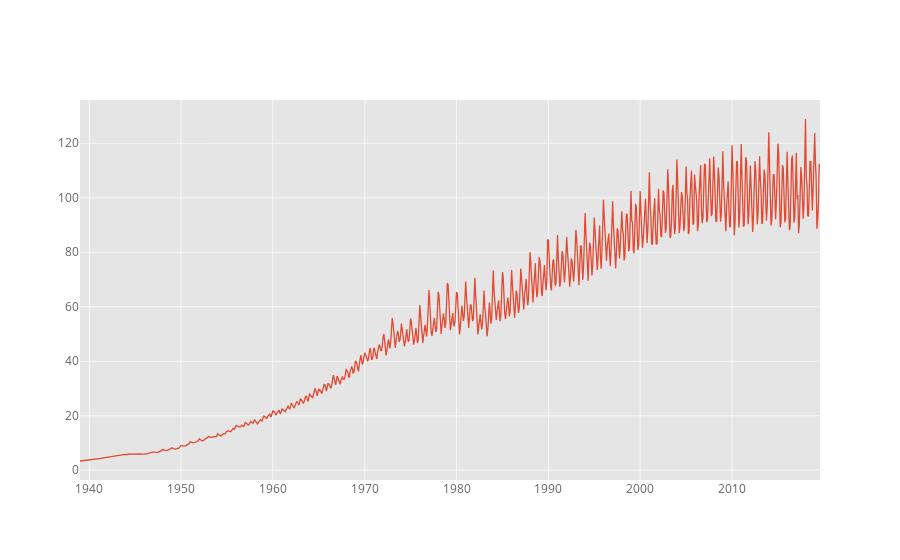

This figure's notebook cell:
### Code cell
result.observed.iplot()

### Figure 1 — Plotly figure (JSON) as saved in the notebook; plotly's stock layout.template omitted (floating-point values rounded to 4 significant figures; data arrays with more than 128 entries replaced by an {"elided": "..."} marker saying what was removed)
{"data": [{"line": {"color": "rgba(226, 74, 51, 1.0)", "dash": "solid", "shape": "linear", "width": 1.3}, "mode": "lines", "name": "produccion de energia", "text": "", "type": "scatter", "uid": "a927e9e4-ca11-49d3-816b-ab321dae1b02", "x": {"elided": "968 str values"}, "y": {"elided": "968 float values"}}], "layout": {"legend": {"bgcolor": "#FFFFFF", "font": {"color": "#666666"}}, "paper_bgcolor": "#FFFFFF", "plot_bgcolor": "#E5E5E5", "title": {"font": {"color": "#151516"}}, "xaxis": {"gridcolor": "#F6F6F6", "showgrid": true, "tickfont": {"color": "#666666"}, "title": {"font": {"color": "#666666"}, "text": ""}, "zerolinecolor": "#F6F6F6"}, "yaxis": {"gridcolor": "#F6F6F6", "showgrid": true, "tickfont": {"color": "#666666"}, "title": {"font": {"color": "#666666"}, "text": ""}, "zerolinecolor": "#F6F6F6"}}}
